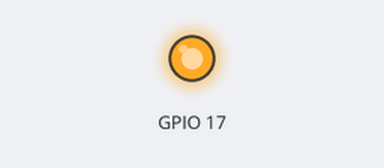
This program was run on a simulated Raspberry Pi (BCM pin numbers). Shown: output pins drawn as LEDs (lit = HIGH). At 81.1 s the program stops and its outputs stay as they are.

Above: at 7.5 s.
At 18.5 s:
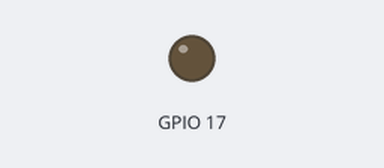
Timing chart, 0 to 28.6 s (numbered marks = the images above):
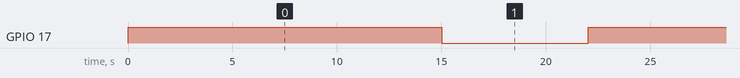

The program:

Play_Program.py
```python
from time import sleep
import serial
import time
import RPi.GPIO as GPIO
import math

global arra
global arrs
global arrt
arra=()
arrs=()
arrt=()

# sets the 74ls24 to send mode
GPIO.setmode(GPIO.BCM)
GPIO.setwarnings(False)
GPIO.setup(17, GPIO.OUT)

# define the serial port (UART)
port = serial.Serial("/dev/ttyAMA0", baudrate=1000000, timeout=0.00005)

def send_UART ():
    GPIO.output(17, GPIO.HIGH)
    time.sleep(0.001)
    port.write(arrs)
    time.sleep(0.001)
    port.write(arrt)
    time.sleep(0.001)
    port.write(arra)
    time.sleep(3)
    GPIO.output(17, GPIO.LOW)

#STEP 1 ID 1
arra = (255, 255, 1, 5, 3, 30, 12, 213, 247)
arrs = (255, 255, 1, 5, 3, 32, 24, 0, 190)
arrt = (255, 255, 1, 5, 3, 34, 255, 3, 210)
send_UART()
#STEP 1 ID 2
arra = (255, 255, 2, 5, 3, 30, 142, 1, 72)
arrs = (255, 255, 2, 5, 3, 32, 24, 0, 189)
arrt = (255, 255, 2, 5, 3, 34, 255, 3, 209)
send_UART()
#STEP 1 ID 3
arra = (255, 255, 3, 5, 3, 30, 44, 0, 170)
arrs = (255, 255, 3, 5, 3, 32, 24, 0, 188)
arrt = (255, 255, 3, 5, 3, 34, 255, 3, 208)
send_UART()
#STEP 1 ID 4
arra = (255, 255, 4, 5, 3, 30, 52, 2, 159)
arrs = (255, 255, 4, 5, 3, 32, 24, 0, 187)
arrt = (255, 255, 4, 5, 3, 34, 255, 3, 207)
send_UART()
#STEP 1 ID 5
arra = (255, 255, 5, 5, 3, 30, 220, 0, 248)
arrs = (255, 255, 5, 5, 3, 32, 24, 0, 186)
arrt = (255, 255, 5, 5, 3, 34, 255, 3, 206)
send_UART()

time.sleep(7)

#STEP 2 ID 1
arra = (255, 255, 1, 5, 3, 30, 0, 249, 223)
arrs = (255, 255, 1, 5, 3, 32, 24, 0, 190)
arrt = (255, 255, 1, 5, 3, 34, 255, 3, 210)
send_UART()
#STEP 2 ID 2
arra = (255, 255, 2, 5, 3, 30, 56, 1, 158)
arrs = (255, 255, 2, 5, 3, 32, 24, 0, 189)
arrt = (255, 255, 2, 5, 3, 34, 255, 3, 209)
send_UART()
#STEP 2 ID 3
arra = (255, 255, 3, 5, 3, 30, 117, 0, 97)
arrs = (255, 255, 3, 5, 3, 32, 24, 0, 188)
arrt = (255, 255, 3, 5, 3, 34, 255, 3, 208)
send_UART()
#STEP 2 ID 4
arra = (255, 255, 4, 5, 3, 30, 159, 2, 52)
arrs = (255, 255, 4, 5, 3, 32, 24, 0, 187)
arrt = (255, 255, 4, 5, 3, 34, 255, 3, 207)
send_UART()
#STEP 2 ID 5
arra = (255, 255, 5, 5, 3, 30, 245, 0, 223)
arrs = (255, 255, 5, 5, 3, 32, 24, 0, 186)
arrt = (255, 255, 5, 5, 3, 34, 255, 3, 206)
send_UART()

time.sleep(7)

#STEP 3 ID 1
arra = (255, 255, 1, 5, 3, 30, 0, 249, 223)
arrs = (255, 255, 1, 5, 3, 32, 24, 0, 190)
arrt = (255, 255, 1, 5, 3, 34, 255, 3, 210)
send_UART()
#STEP 3 ID 2
arra = (255, 255, 2, 5, 3, 30, 55, 1, 159)
arrs = (255, 255, 2, 5, 3, 32, 24, 0, 189)
arrt = (255, 255, 2, 5, 3, 34, 255, 3, 209)
send_UART()
#STEP 3 ID 3
arra = (255, 255, 3, 5, 3, 30, 116, 0, 98)
arrs = (255, 255, 3, 5, 3, 32, 24, 0, 188)
arrt = (255, 255, 3, 5, 3, 34, 255, 3, 208)
send_UART()
#STEP 3 ID 4
arra = (255, 255, 4, 5, 3, 30, 159, 2, 52)
arrs = (255, 255, 4, 5, 3, 32, 24, 0, 187)
arrt = (255, 255, 4, 5, 3, 34, 255, 3, 207)
send_UART()
#STEP 3 ID 5
arra = (255, 255, 5, 5, 3, 30, 245, 0, 223)
arrs = (255, 255, 5, 5, 3, 32, 24, 0, 186)
arrt = (255, 255, 5, 5, 3, 34, 255, 3, 206)
send_UART()

time.sleep(7)

#STEP 4 ID 1
arra = (255, 255, 1, 5, 3, 30, 0, 250, 222)
arrs = (255, 255, 1, 5, 3, 32, 24, 0, 190)
arrt = (255, 255, 1, 5, 3, 34, 255, 3, 210)
send_UART()
#STEP 4 ID 2
arra = (255, 255, 2, 5, 3, 30, 55, 1, 159)
arrs = (255, 255, 2, 5, 3, 32, 24, 0, 189)
arrt = (255, 255, 2, 5, 3, 34, 255, 3, 209)
send_UART()
#STEP 4 ID 3
arra = (255, 255, 3, 5, 3, 30, 116, 0, 98)
arrs = (255, 255, 3, 5, 3, 32, 24, 0, 188)
arrt = (255, 255, 3, 5, 3, 34, 255, 3, 208)
send_UART()
#STEP 4 ID 4
arra = (255, 255, 4, 5, 3, 30, 159, 2, 52)
arrs = (255, 255, 4, 5, 3, 32, 24, 0, 187)
arrt = (255, 255, 4, 5, 3, 34, 255, 3, 207)
send_UART()
#STEP 4 ID 5
arra = (255, 255, 5, 5, 3, 30, 245, 0, 223)
arrs = (255, 255, 5, 5, 3, 32, 24, 0, 186)
arrt = (255, 255, 5, 5, 3, 34, 255, 3, 206)
send_UART()
```

Measured:
- by itself, GPIO 17: alternates HIGH for 15.0 s and LOW for 7.0 s
